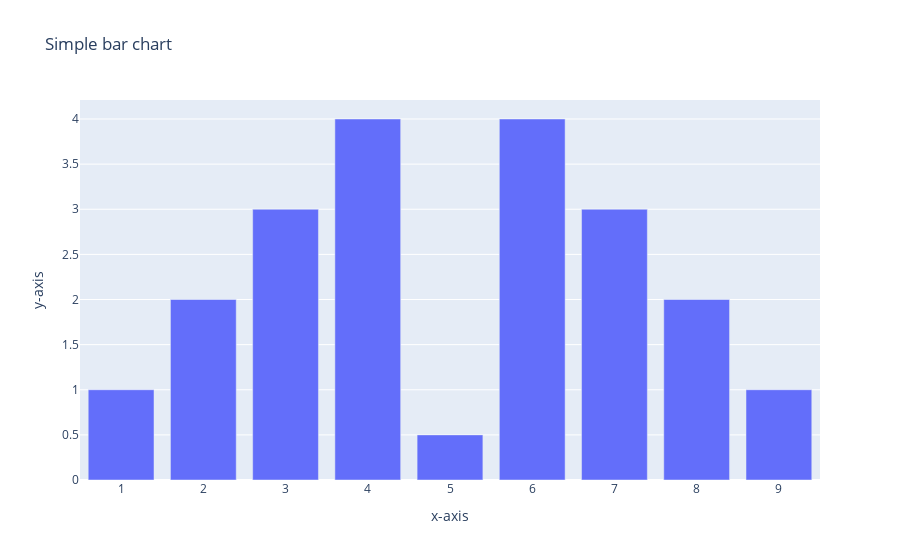

Notebook code cell kept with this figure:
### Markdown cell above
**Now lets do some bar charts**

### Code cell
data = [go.Bar(x=[1,2,3,4,5,6,7,8,9,10], y=[1,2,3,4,0.5,4,3,2,1])]
layout = dict(title='Simple bar chart', xaxis=dict(title='x-axis'), yaxis=dict(title='y-axis'))
fig = go.Figure(data=data, layout=layout)
fig.show()

### Figure 1 — Plotly figure (JSON) as saved in the notebook; plotly's stock layout.template omitted (floating-point values rounded to 4 significant figures)
{"data": [{"type": "bar", "x": [1, 2, 3, 4, 5, 6, 7, 8, 9, 10], "y": [1, 2, 3, 4, 0.5, 4, 3, 2, 1]}], "layout": {"title": {"text": "Simple bar chart"}, "xaxis": {"title": {"text": "x-axis"}}, "yaxis": {"title": {"text": "y-axis"}}}}
